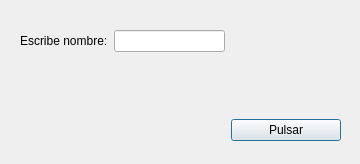
<?xml version="1.0" encoding="UTF-8"?>
<ui version="4.0">
 <class>Dialog</class>
 <widget class="QDialog" name="Dialog">
  <property name="geometry">
   <rect>
    <x>0</x>
    <y>0</y>
    <width>360</width>
    <height>164</height>
   </rect>
  </property>
  <property name="windowTitle">
   <string>Bienvenida</string>
  </property>
  <widget class="QWidget" name="gridLayoutWidget">
   <property name="geometry">
    <rect>
     <x>20</x>
     <y>30</y>
     <width>321</width>
     <height>111</height>
    </rect>
   </property>
   <layout class="QGridLayout" name="gridLayout">
    <item row="0" column="1">
     <widget class="QLineEdit" name="lineNombreUsuario"/>
    </item>
    <item row="3" column="2">
     <widget class="QPushButton" name="pushButtonUser">
      <property name="text">
       <string>Pulsar</string>
      </property>
     </widget>
    </item>
    <item row="0" column="0">
     <widget class="QLabel" name="labelEscribeNombre">
      <property name="text">
       <string>Escribe nombre:</string>
      </property>
     </widget>
    </item>
    <item row="1" column="1">
     <widget class="QLabel" name="labelMensaje">
      <property name="text">
       <string/>
      </property>
     </widget>
    </item>
    <item row="0" column="2">
     <spacer name="horizontalSpacer">
      <property name="orientation">
       <enum>Qt::Horizontal</enum>
      </property>
      <property name="sizeHint" stdset="0">
       <size>
        <width>40</width>
        <height>20</height>
       </size>
      </property>
     </spacer>
    </item>
    <item row="2" column="1">
     <spacer name="verticalSpacer">
      <property name="orientation">
       <enum>Qt::Vertical</enum>
      </property>
      <property name="sizeHint" stdset="0">
       <size>
        <width>20</width>
        <height>40</height>
       </size>
      </property>
     </spacer>
    </item>
   </layout>
  </widget>
 </widget>
 <resources/>
 <connections/>
</ui>
